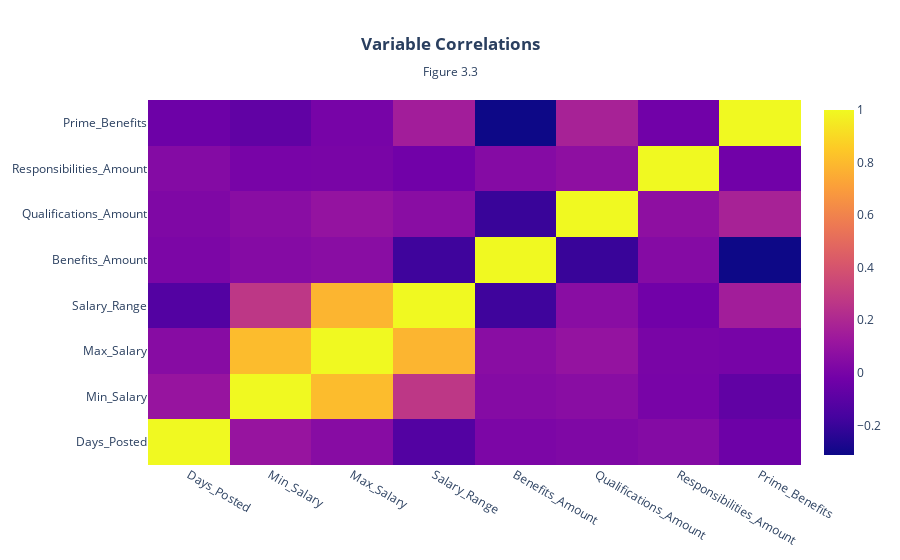

The cell this chart's notebook holds for it:
### Code cell
import plotly.graph_objects as go

fig = go.Figure()

# Add traces
fig.add_trace(go.Heatmap(z=df.values, x=df.columns, y=df.index))

fig.update_layout(
    title='<b>Variable Correlations</b><br><sub>Figure 3.3</sub>',
    title_x=0.5,
    plot_bgcolor='rgba(0,0,0,0)',
    paper_bgcolor='rgba(0,0,0,0)',
)

fig.show()

### Figure 1 — Plotly figure (JSON) as saved in the notebook; plotly's stock layout.template omitted (floating-point values rounded to 4 significant figures)
{"data": [{"type": "heatmap", "x": ["Days_Posted", "Min_Salary", "Max_Salary", "Salary_Range", "Benefits_Amount", "Qualifications_Amount", "Responsibilities_Amount", "Prime_Benefits"], "y": ["Days_Posted", "Min_Salary", "Max_Salary", "Salary_Range", "Benefits_Amount", "Qualifications_Amount", "Responsibilities_Amount", "Prime_Benefits"], "z": [[1, 0.1062, 0.05191, -0.124, 0.01501, 0.02373, 0.04209, -0.03736], [0.1062, 1, 0.8058, 0.2691, 0.04437, 0.05897, -0.000324, -0.07891], [0.05191, 0.8058, 1, 0.7843, 0.05892, 0.09806, 0.004418, -0.003648], [-0.124, 0.2691, 0.7843, 1, -0.186, 0.05915, -0.02597, 0.1505], [0.01501, 0.04437, 0.05892, -0.186, 1, -0.2006, 0.04448, -0.3127], [0.02373, 0.05897, 0.09806, 0.05915, -0.2006, 1, 0.07463, 0.1753], [0.04209, -0.000324, 0.004418, -0.02597, 0.04448, 0.07463, 1, -0.02268], [-0.03736, -0.07891, -0.003648, 0.1505, -0.3127, 0.1753, -0.02268, 1]]}], "layout": {"paper_bgcolor": "rgba(0,0,0,0)", "plot_bgcolor": "rgba(0,0,0,0)", "title": {"text": "<b>Variable Correlations</b><br><sub>Figure 3.3</sub>", "x": 0.5}}}
